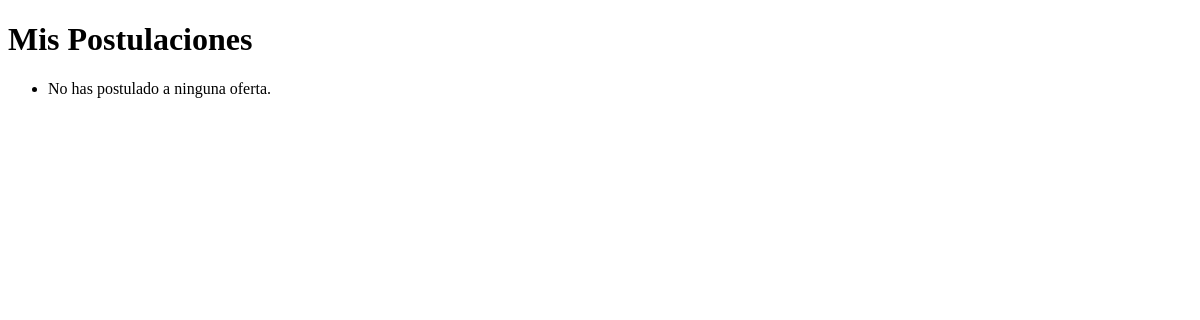
Page /jobs/mis_postulaciones/ (signed in) on the earlier database version.
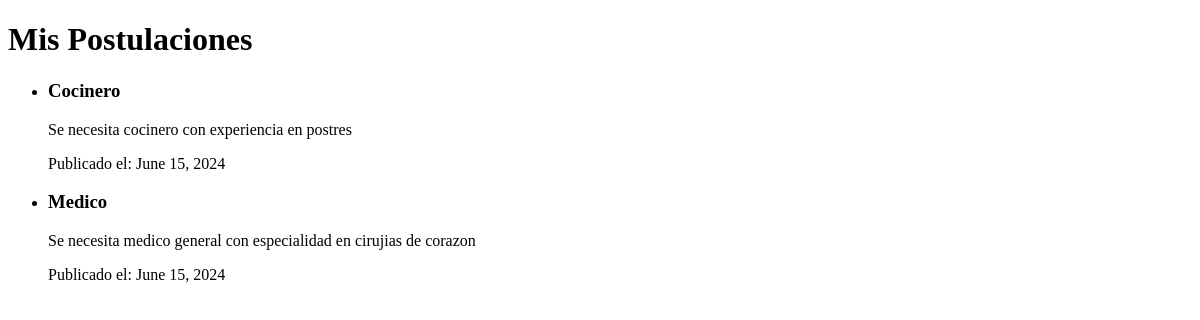
Same page on the later database version.
### jobs/models.py (models this page shows)
class Oferta(models.Model):
    empresa = models.ForeignKey(Empresa, on_delete=models.CASCADE)
    titulo = models.CharField(max_length=255)
    descripcion = models.TextField()
    fecha_publicacion = models.DateField(auto_now_add=True)
    postulantes = models.ManyToManyField(Postulante, blank=True, related_name='ofertas')

### jobs/views.py (the view)
# urls.py: path('mis_postulaciones/', mis_postulaciones, name='mis_postulaciones'),
@login_required
def mis_postulaciones(request):
    if request.user.is_postulante:
        postulante = Postulante.objects.get(user=request.user)
        ofertas = postulante.ofertas.all()
        return render(request, 'mis_postulaciones.html', {'ofertas': ofertas})
    else:
        return redirect('index')

### jobs/templates/mis_postulaciones.html (shortened to what this page needs)
<!DOCTYPE html>
<html lang="en">
<head>
</head>
<body>
    <h1>Mis Postulaciones</h1>
    <ul>
        {% for oferta in ofertas %}
            <li>
                <h3>{{ oferta.titulo }}</h3>
                <p>{{ oferta.descripcion }}</p>
                <p>Publicado el: {{ oferta.fecha_publicacion }}</p>
            </li>
        {% empty %}
            <li>No has postulado a ninguna oferta.</li>
        {% endfor %}
    </ul>
</body>
</html>

Differences in the rows shown:
added Oferta: titulo "Cocinero", descripcion "Se necesita cocinero con experiencia en postres", fecha_publicacion "June 15, 2024"
added Oferta: titulo "Medico", descripcion "Se necesita medico general con especialidad en cirujias de corazon", fecha_publicacion "June 15, 2024"
Other differences:
text no longer shown: "No has postulado a ninguna oferta."
